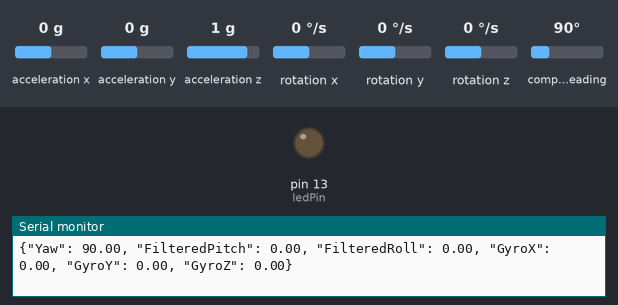
The sketch below on a simulated Arduino Uno, built with avr-gcc and run on an emulated ATmega328P. Parts: output pins drawn as LEDs (lit = HIGH), the last lines printed to the serial monitor. The test bench sets the inputs (shaded band); at power-on: acceleration x 0 g, acceleration y 0 g, acceleration z 1 g, rotation x 0 °/s, rotation y 0 °/s, rotation z 0 °/s, compass heading 90°.

Above: at 3.2 s.
3.3 s: acceleration x set to -0.2 g
5.2 s: acceleration x set to -0.5 g
At 7.0 s:
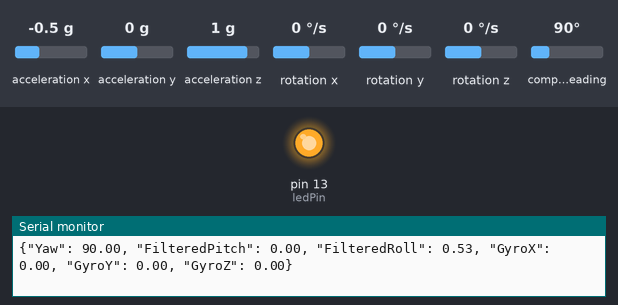
7.5 s: acceleration x set to 0 g
At 9.2 s:
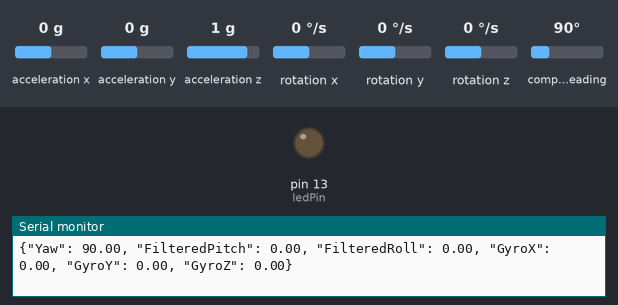
9.5 s: acceleration x set to -1.4 g
At 11.5 s:
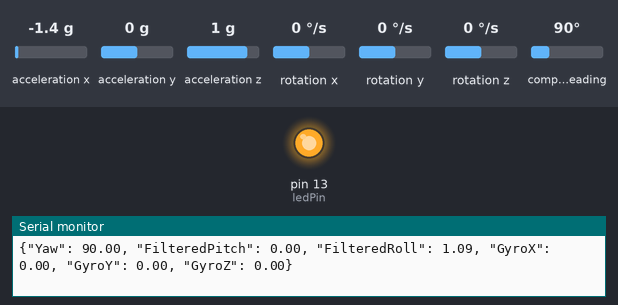
Timing chart, 0 to 12.5 s (numbered marks = the images above; inputs shaded):
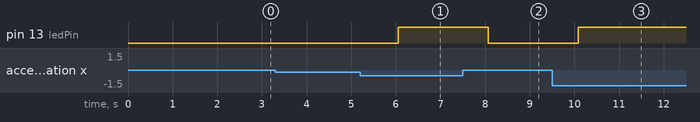

The sketch:

mpu9250_final.ino
```cpp
#include "MPU9250.h"

// MPU9250 객체 생성
MPU9250 mpu;

// 초기값 저장 변수
float initialYaw = 0.0, initialPitch = 0.0, initialRoll = 0.0; // 초기
bool isInitialized = false; // 초기값 설정 여부 플래그

// 필터링된 Pitch, Roll 값
float filteredPitch = 0.0;
float filteredRoll = 0.0;

// 필터 상수 (자이로와 가속도에 대한 가중치 비율)
const float alpha = 0.98; // 자이로 98%, 가속도 2%의 가중치를 부여

// 기울어진 상태 유지 시간 확인을 위한 변수
unsigned long tiltStartTime = 0; // 기울어진 상태가 시작된 시간
bool isTilted = false;           // 현재 기울어진 상태 여부를 나타내는 플래그

// 핀 정의
const int ledPin = 13; // LED 또는 전구 연결 핀

// 깜박임 제어 변수
unsigned long lastBlinkTime = 0;  // 마지막 깜박임 시간
bool ledState = LOW;               // LED 상태 (켜짐/꺼짐)
unsigned long blinkInterval = 1000; // 깜박임 간격 (1초)

void setup() {
    Serial.begin(115200); // 시리얼 통신 시작
    Wire.begin();         // I2C 통신 초기화
    delay(2000);          // 센서 초기화 대기 시간
    Serial.println("{\"status\":\"initial_values_captured\"}");

    // MPU9250 초기화 확인
    if (!mpu.setup(0x68)) {  // MPU9250의 I2C 주소 (기본값: 0x68)
        while (1) {
            Serial.println("MPU connection failed. Please check your connection.");
            delay(5000); // 5초 간격으로 연결 실패 메시지 출력
        }
    }

    pinMode(ledPin, OUTPUT); // LED 핀을 출력 모드로 설정
    digitalWrite(ledPin, LOW); // 초기 LED 상태 OFF

    Serial.println("MPU9250 initialized successfully!");
}

void loop() {
    // MPU 데이터 갱신
    if (mpu.update()) {
        // 초기값 설정 (최초 한 번만 실행)
        // 자이로에서 각속도 추출 (Pitch, Roll 각속도)
        float gyroYaw = mpu.getGyroZ();
        float gyroPitchRate = mpu.getGyroX(); // Pitch 각속도
        float gyroRollRate = mpu.getGyroY();  // Roll 각속도

        // 가속도에서 Pitch, Roll 계산
        float accelPitch = atan2(mpu.getAccY(), mpu.getAccZ()) * 180 / M_PI;
        float accelRoll = atan2(-mpu.getAccX(), sqrt(mpu.getAccY() * mpu.getAccY() + mpu.getAccZ() * mpu.getAccZ())) * 180 / M_PI;

        // 컴플리멘터리 필터 적용
        filteredPitch = alpha * (filteredPitch + gyroPitchRate * 0.01) + (1 - alpha) * accelPitch;
        filteredRoll = alpha * (filteredRoll + gyroRollRate * 0.01) + (1 - alpha) * accelRoll;

        if (!isInitialized) {
            initialPitch = filteredPitch;
            initialRoll = filteredRoll;
            isInitialized = true; // 초기값 설정 완료 플래그
            Serial.println("Initial values captured:");
            Serial.print("Pitch: "); Serial.println(initialPitch, 2);
            Serial.print("Roll: "); Serial.println(initialRoll, 2);
        }


        // 기울기 상태 LED 제어
        if (abs(filteredPitch - initialPitch) > 4.0 || abs(filteredRoll - initialRoll) > 0.4) {
            digitalWrite(ledPin, HIGH); // LED ON
        } else {
            digitalWrite(ledPin, LOW); // LED OFF
        }

        // 현재 상태 출력
        //Serial.print("Pitch: "); Serial.println(initialPitch, 2);
        //Serial.print("Roll: "); Serial.println(initialRoll, 2);
        Serial.print("{");
        Serial.print("\"Yaw\": ");  Serial.print(mpu.getYaw(), 2);
        Serial.print(", \"FilteredPitch\": "); Serial.print(filteredPitch, 2);
        Serial.print(", \"FilteredRoll\": "); Serial.print(filteredRoll, 2);
        Serial.print(", \"GyroX\": "); Serial.print(mpu.getGyroX(), 2);
        Serial.print(", \"GyroY\": "); Serial.print(mpu.getGyroY(), 2);
        Serial.print(", \"GyroZ\": "); Serial.print(mpu.getGyroZ(), 2);
        Serial.println("}");

        filteredRoll = 0, filteredPitch = 0;

    } else {
        Serial.println("Failed to update MPU9250 data.");
    }

    delay(1000); // 10ms 간격으로 데이터 출력
}
```

Measured:
- the behaviour switches between -0.3 and -0.4 g on acceleration x (found by bisection; images 0 and 1)
- after the input at 5.2 s, pin 13 (ledPin): LOW → HIGH after 0.85 s
- after the input at 7.5 s, pin 13 (ledPin): HIGH → LOW after 0.57 s
- after the input at 9.5 s, pin 13 (ledPin): LOW → HIGH after 0.59 s
